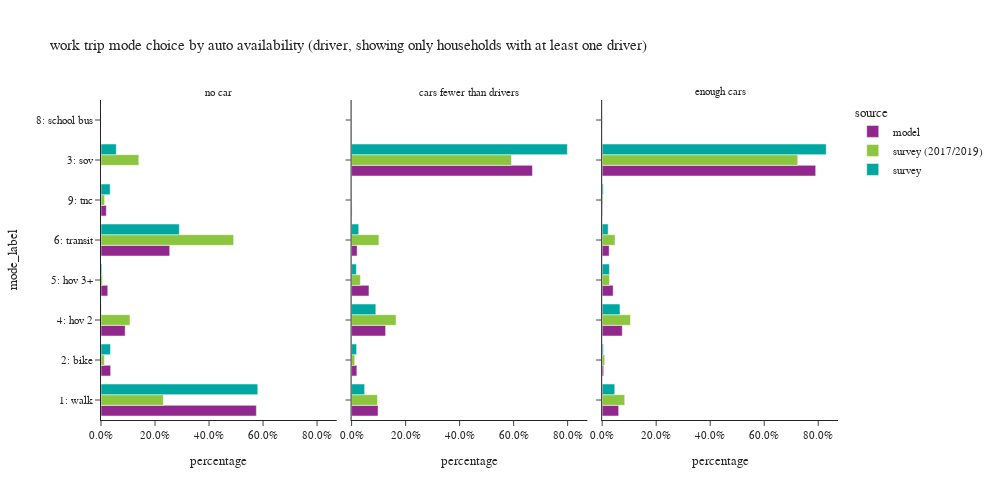

The cell this chart's notebook holds for it:
### Code cell
plot_mode_choice(wk_trip.loc[wk_trip['auto_available_driver']!="no dirver"],"auto_available_driver",
                 {"auto_available_driver":["no car", "cars fewer than drivers","enough cars"],
                  "tmodetp_label":["1: walk","2: bike","3: sov","4: hov 2","5: hov 3+","6: transit",
                                   "8: school bus","9: other–survey only"]},
                 "auto availability (driver, showing only households with at least one driver)",3,500,1000)

### Figure 1 — Plotly figure (JSON) as saved in the notebook; plotly's stock layout.template omitted (floating-point values rounded to 4 significant figures)
{"data": [{"alignmentgroup": "True", "customdata": [[321], [20], [50], [14], [142], [11]], "hovertemplate": "source=model<br>auto_available_driver=no car<br>percentage=%{x}<br>mode_label=%{y}<br>sample count=%{customdata[0]}<extra></extra>", "legendgroup": "model", "marker": {"color": "#91268F", "pattern": {"shape": ""}}, "name": "model", "offsetgroup": "model", "orientation": "h", "showlegend": true, "textposition": "auto", "type": "bar", "x": [0.5753, 0.03584, 0.08961, 0.02509, 0.2545, 0.01971], "xaxis": "x", "y": ["1: walk", "2: bike", "4: hov 2", "5: hov 3+", "6: transit", "9: tnc"], "yaxis": "y"}, {"alignmentgroup": "True", "customdata": [[741], [148], [5064], [953], [487], [156], [13]], "hovertemplate": "source=model<br>auto_available_driver=cars fewer than drivers<br>percentage=%{x}<br>mode_label=%{y}<br>sample count=%{customdata[0]}<extra></extra>", "legendgroup": "model", "marker": {"color": "#91268F", "pattern": {"shape": ""}}, "name": "model", "offsetgroup": "model", "orientation": "h", "showlegend": false, "textposition": "auto", "type": "bar", "x": [0.09799, 0.01957, 0.6697, 0.126, 0.0644, 0.02063, 0.001719], "xaxis": "x2", "y": ["1: walk", "2: bike", "3: sov", "4: hov 2", "5: hov 3+", "6: transit", "9: tnc"], "yaxis": "y2"}, {"alignmentgroup": "True", "customdata": [[1233], [113], [15954], [1505], [823], [523], [29]], "hovertemplate": "source=model<br>auto_available_driver=enough cars<br>percentage=%{x}<br>mode_label=%{y}<br>sample count=%{customdata[0]}<extra></extra>", "legendgroup": "model", "marker": {"color": "#91268F", "pattern": {"shape": ""}}, "name": "model", "offsetgroup": "model", "orientation": "h", "showlegend": false, "textposition": "auto", "type": "bar", "x": [0.0611, 0.0056, 0.7906, 0.07458, 0.04078, 0.02592, 0.001437], "xaxis": "x3", "y": ["1: walk", "2: bike", "3: sov", "4: hov 2", "5: hov 3+", "6: transit", "9: tnc"], "yaxis": "y3"}, {"alignmentgroup": "True", "customdata": [[394], [49], [28], [12], [5], [387], [38]], "hovertemplate": "source=survey (2017/2019)<br>auto_available_driver=no car<br>percentage=%{x}<br>mode_label=%{y}<br>sample count=%{customdata[0]}<extra></extra>", "legendgroup": "survey (2017/2019)", "marker": {"color": "#8CC63E", "pattern": {"shape": ""}}, "name": "survey (2017/2019)", "offsetgroup": "survey (2017/2019)", "orientation": "h", "showlegend": true, "textposition": "auto", "type": "bar", "x": [0.2308, 0.01226, 0.1399, 0.1072, 0.005391, 0.491, 0.01328], "xaxis": "x", "y": ["1: walk", "2: bike", "3: sov", "4: hov 2", "5: hov 3+", "6: transit", "9: tnc"], "yaxis": "y"}, {"alignmentgroup": "True", "customdata": [[471], [94], [723], [254], [82], [535], [8], [25]], "hovertemplate": "source=survey (2017/2019)<br>auto_available_driver=cars fewer than drivers<br>percentage=%{x}<br>mode_label=%{y}<br>sample count=%{customdata[0]}<extra></extra>", "legendgroup": "survey (2017/2019)", "marker": {"color": "#8CC63E", "pattern": {"shape": ""}}, "name": "survey (2017/2019)", "offsetgroup": "survey (2017/2019)", "orientation": "h", "showlegend": false, "textposition": "auto", "type": "bar", "x": [0.09587, 0.01177, 0.5921, 0.1646, 0.03261, 0.1012, 0.000444, 0.001418], "xaxis": "x2", "y": ["1: walk", "2: bike", "3: sov", "4: hov 2", "5: hov 3+", "6: transit", "8: school bus", "9: tnc"], "yaxis": "y2"}, {"alignmentgroup": "True", "customdata": [[610], [96], [2752], [329], [104], [552], [4], [28]], "hovertemplate": "source=survey (2017/2019)<br>auto_available_driver=enough cars<br>percentage=%{x}<br>mode_label=%{y}<br>sample count=%{customdata[0]}<extra></extra>", "legendgroup": "survey (2017/2019)", "marker": {"color": "#8CC63E", "pattern": {"shape": ""}}, "name": "survey (2017/2019)", "offsetgroup": "survey (2017/2019)", "orientation": "h", "showlegend": false, "textposition": "auto", "type": "bar", "x": [0.08364, 0.009289, 0.7241, 0.1048, 0.027, 0.0477, 0.0002007, 0.003234], "xaxis": "x3", "y": ["1: walk", "2: bike", "3: sov", "4: hov 2", "5: hov 3+", "6: transit", "8: school bus", "9: tnc"], "yaxis": "y3"}, {"alignmentgroup": "True", "customdata": [[100], [35], [4], [2], [2], [97], [6]], "hovertemplate": "source=survey<br>auto_available_driver=no car<br>percentage=%{x}<br>mode_label=%{y}<br>sample count=%{customdata[0]}<extra></extra>", "legendgroup": "survey", "marker": {"color": "#00A7A0", "pattern": {"shape": ""}}, "name": "survey", "offsetgroup": "survey", "orientation": "h", "showlegend": true, "textposition": "auto", "type": "bar", "x": [0.5805, 0.03518, 0.05659, 0.0006313, 0.003206, 0.29, 0.0339], "xaxis": "x", "y": ["1: walk", "2: bike", "3: sov", "4: hov 2", "5: hov 3+", "6: transit", "9: tnc"], "yaxis": "y"}, {"alignmentgroup": "True", "customdata": [[85], [58], [309], [57], [19], [73], [1]], "hovertemplate": "source=survey<br>auto_available_driver=cars fewer than drivers<br>percentage=%{x}<br>mode_label=%{y}<br>sample count=%{customdata[0]}<extra></extra>", "legendgroup": "survey", "marker": {"color": "#00A7A0", "pattern": {"shape": ""}}, "name": "survey", "offsetgroup": "survey", "orientation": "h", "showlegend": false, "textposition": "auto", "type": "bar", "x": [0.04839, 0.01862, 0.7989, 0.08981, 0.01783, 0.0264, 3.89e-05], "xaxis": "x2", "y": ["1: walk", "2: bike", "3: sov", "4: hov 2", "5: hov 3+", "6: transit", "9: tnc"], "yaxis": "y2"}, {"alignmentgroup": "True", "customdata": [[147], [41], [1249], [81], [36], [84], [4]], "hovertemplate": "source=survey<br>auto_available_driver=enough cars<br>percentage=%{x}<br>mode_label=%{y}<br>sample count=%{customdata[0]}<extra></extra>", "legendgroup": "survey", "marker": {"color": "#00A7A0", "pattern": {"shape": ""}}, "name": "survey", "offsetgroup": "survey", "orientation": "h", "showlegend": false, "textposition": "auto", "type": "bar", "x": [0.04664, 0.004429, 0.8295, 0.06601, 0.02701, 0.02224, 0.004141], "xaxis": "x3", "y": ["1: walk", "2: bike", "3: sov", "4: hov 2", "5: hov 3+", "6: transit", "9: tnc"], "yaxis": "y3"}], "layout": {"annotations": [{"font": {}, "showarrow": false, "text": "no car", "x": 0.16, "xanchor": "center", "xref": "paper", "y": 1.0, "yanchor": "bottom", "yref": "paper"}, {"font": {}, "showarrow": false, "text": "cars fewer than drivers", "x": 0.5, "xanchor": "center", "xref": "paper", "y": 1.0, "yanchor": "bottom", "yref": "paper"}, {"font": {}, "showarrow": false, "text": "enough cars", "x": 0.84, "xanchor": "center", "xref": "paper", "y": 1.0, "yanchor": "bottom", "yref": "paper"}], "barmode": "group", "height": 500, "legend": {"title": {"text": "source"}, "tracegroupgap": 0}, "title": {"text": "work trip mode choice by auto availability (driver, showing only households with at least one driver)"}, "width": 1000, "xaxis": {"anchor": "y", "domain": [0.0, 0.32], "tickformat": ".1%", "title": {"text": "percentage"}}, "xaxis2": {"anchor": "y2", "domain": [0.34, 0.66], "matches": "x", "tickformat": ".1%", "title": {"text": "percentage"}}, "xaxis3": {"anchor": "y3", "domain": [0.68, 1.0], "matches": "x", "tickformat": ".1%", "title": {"text": "percentage"}}, "yaxis": {"anchor": "x", "domain": [0.0, 1.0], "title": {"text": "mode_label"}}, "yaxis2": {"anchor": "x2", "domain": [0.0, 1.0], "matches": "y", "showticklabels": false}, "yaxis3": {"anchor": "x3", "domain": [0.0, 1.0], "matches": "y", "showticklabels": false}}}
